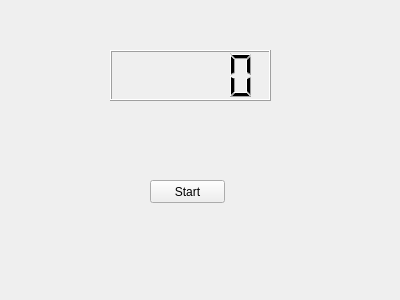
<?xml version="1.0" encoding="UTF-8"?>
<ui version="4.0">
 <class>Widget</class>
 <widget class="QWidget" name="Widget">
  <property name="geometry">
   <rect>
    <x>0</x>
    <y>0</y>
    <width>400</width>
    <height>300</height>
   </rect>
  </property>
  <property name="windowTitle">
   <string>Widget</string>
  </property>
  <widget class="QLCDNumber" name="lcdNumber">
   <property name="geometry">
    <rect>
     <x>110</x>
     <y>50</y>
     <width>161</width>
     <height>51</height>
    </rect>
   </property>
  </widget>
  <widget class="QPushButton" name="pushButton">
   <property name="geometry">
    <rect>
     <x>150</x>
     <y>180</y>
     <width>75</width>
     <height>23</height>
    </rect>
   </property>
   <property name="text">
    <string>Start</string>
   </property>
  </widget>
 </widget>
 <layoutdefault spacing="6" margin="11"/>
 <resources/>
 <connections/>
</ui>
